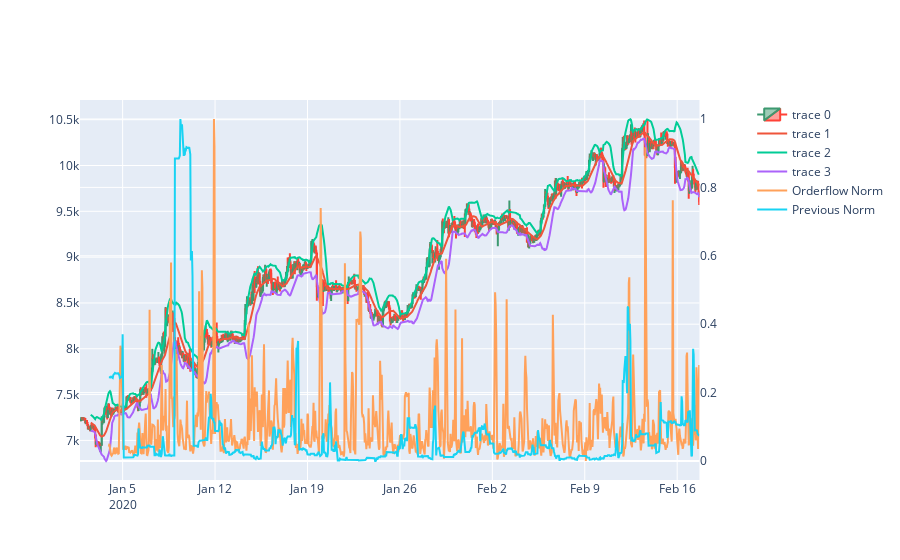

Source (notebook cell):
### Code cell
# Add Bollinger Bands features

indicator_bb = BollingerBands(close=k_df["Close"], window=20, window_dev=2)

k_df['bb_bbm'] = indicator_bb.bollinger_mavg()
k_df['bb_bbh'] = indicator_bb.bollinger_hband()
k_df['bb_bbl'] = indicator_bb.bollinger_lband()


# add bollinger lines to plot
fig = make_subplots(specs=[[{"secondary_y": True}]])

fig.add_trace(go.Candlestick(x=idx,
                open=k_df['Open'], high=k_df['High'],
                low=k_df['Low'], close=k_df['Close']) )

fig.add_trace(go.Scatter(x=idx, y=k_df['bb_bbm']))
fig.add_trace(go.Scatter(x=idx, y=k_df['bb_bbh']))
fig.add_trace(go.Scatter(x=idx, y=k_df['bb_bbl']))



for i, col in enumerate(norm_df.keys(), start=1):
    if "Norm" in col:
        normed_norm = norm_df[col].values/max(norm_df[col].values)
        # normed_norm = [8000 if i > .2 else 7000 for i in normed_norm ]
        fig.add_trace(go.Scatter(x=norm_df[col].index, y=normed_norm, name=col), secondary_y=True)
    else:
        fig.add_trace(go.Scatter(x=norm_df[col].index, y=norm_df[col].values, name=col))

fig.update_layout(
    # width=1050,
    hovermode="x",
    xaxis_rangeslider_visible=False
)


fig.show()

# results show that orderflow norm reacts slightly quicker than previous norm, and reacts more closely to bollinger bands and ergo tradional volatility indicators

### Figure 1 — Plotly figure (JSON) as saved in the notebook; plotly's stock layout.template omitted (floating-point values rounded to 4 significant figures; data arrays with more than 128 entries replaced by an {"elided": "..."} marker saying what was removed)
{"data": [{"close": {"elided": "1126 float values"}, "high": {"elided": "1126 float values"}, "low": {"elided": "1126 float values"}, "open": {"elided": "1126 float values"}, "type": "candlestick", "x": {"elided": "1126 str values"}}, {"type": "scatter", "x": {"elided": "1126 str values"}, "y": {"elided": "1126 float values"}}, {"type": "scatter", "x": {"elided": "1126 str values"}, "y": {"elided": "1126 float values"}}, {"type": "scatter", "x": {"elided": "1126 str values"}, "y": {"elided": "1126 float values"}}, {"name": "Orderflow Norm", "type": "scatter", "x": {"elided": "1074 str values"}, "xaxis": "x", "y": {"elided": "1074 float values"}, "yaxis": "y2"}, {"name": "Previous Norm", "type": "scatter", "x": {"elided": "1074 str values"}, "xaxis": "x", "y": {"elided": "1074 float values"}, "yaxis": "y2"}], "layout": {"hovermode": "x", "xaxis": {"anchor": "y", "domain": [0, 0.94], "rangeslider": {"visible": false}}, "yaxis": {"anchor": "x", "domain": [0, 1]}, "yaxis2": {"anchor": "x", "overlaying": "y", "side": "right"}}}
